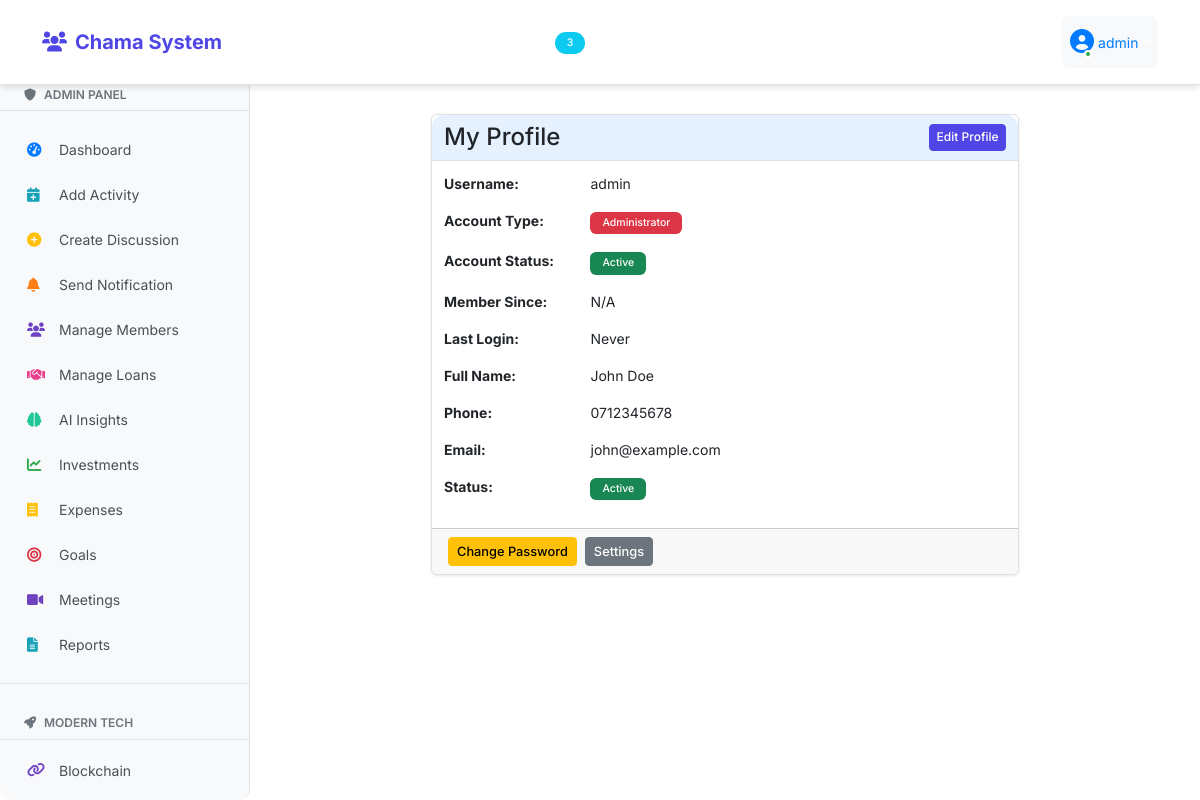
Page /account/profile (signed in) on the committed database.
### fixed_app.py (models this page shows, shortened)
class User(db.Model, UserMixin):
    id = db.Column(db.Integer, primary_key=True)
    username = db.Column(db.String(80), unique=True, nullable=False)
    password = db.Column(db.String(200), nullable=False)
    is_admin = db.Column(db.Boolean, default=False)
    last_seen = db.Column(db.DateTime, default=datetime.utcnow)
    is_online = db.Column(db.Boolean, default=False)
    members = db.relationship('Member', backref='user', lazy=True)

class Member(db.Model):
    id = db.Column(db.Integer, primary_key=True)
    name = db.Column(db.String(100), nullable=False)
    phone = db.Column(db.String(20), nullable=False, unique=True)
    email = db.Column(db.String(100))
    join_date = db.Column(db.DateTime, default=datetime.utcnow)
    status = db.Column(db.String(20), default='Active')
    user_id = db.Column(db.Integer, db.ForeignKey('user.id'))

### fixed_app.py (the view)
@app.route('/account/profile')
@login_required
def account_profile():
    member = Member.query.filter_by(user_id=current_user.id).first()
    return render_template('account/profile.html', user=current_user, member=member)

### fixed_app.py (called while the page is built)
@login_manager.user_loader
def load_user(user_id):
    return db.session.get(User, int(user_id))

@app.context_processor
def inject_counts():
    if current_user.is_authenticated:
        unread_count = Notification.query.filter_by(user_id=current_user.id, is_read=False).count()
        discussion_count = Discussion.query.count()
        return dict(unread_notifications_count=unread_count, discussion_count=discussion_count)
    return dict(unread_notifications_count=0, discussion_count=0)

### templates/account/profile.html (shortened to what this page needs)
{% extends "base.html" %}
{% block content %}
<div class="container mt-4">
    <div class="row">
        <div class="col-md-8 mx-auto">
            <div class="card">
                <div class="card-header d-flex justify-content-between align-items-center">
                    <h4 class="mb-0">My Profile</h4>
                    <a href="{{ url_for('account_settings') }}" class="btn btn-primary btn-sm">Edit Profile</a>
                </div>
                <div class="card-body">
                    <div class="row mb-3">
                        <div class="col-sm-3"><strong>Username:</strong></div>
                        <div class="col-sm-9">{{ user.username }}</div>
                    </div>
                    <div class="row mb-3">
                        <div class="col-sm-3"><strong>Account Type:</strong></div>
                        <div class="col-sm-9">
                            {% if user.is_admin %}
                                <span class="badge bg-danger">Administrator</span>
                            {% else %}
                                <span class="badge bg-primary">Member</span>
                            {% endif %}
                        </div>
                    </div>
                    <div class="row mb-3">
                        <div class="col-sm-3"><strong>Account Status:</strong></div>
                        <div class="col-sm-9">
                            {% if user.is_active %}
                                <span class="badge bg-success">Active</span>
                            {% else %}
                                <span class="badge bg-secondary">Inactive</span>
                            {% endif %}
                        </div>
                    </div>
                    <div class="row mb-3">
                        <div class="col-sm-3"><strong>Member Since:</strong></div>
                        <div class="col-sm-9">{{ user.created_at.strftime('%B %d, %Y') if user.created_at else 'N/A' }}</div>
                    </div>
                    <div class="row mb-3">
                        <div class="col-sm-3"><strong>Last Login:</strong></div>
                        <div class="col-sm-9">{{ user.last_login.strftime('%B %d, %Y at %I:%M %p') if user.last_login else 'Never' }}</div>
                    </div>
                    {% if member %}
                    <div class="row mb-3">
                        <div class="col-sm-3"><strong>Full Name:</strong></div>
                        <div class="col-sm-9">{{ member.name }}</div>
                    </div>
                    <div class="row mb-3">
                        <div class="col-sm-3"><strong>Phone:</strong></div>
                        <div class="col-sm-9">{{ member.phone }}</div>
                    </div>
                    <div class="row mb-3">
                        <div class="col-sm-3"><strong>Email:</strong></div>
                        <div class="col-sm-9">{{ member.email or 'Not provided' }}</div>
                    </div>
                    <div class="row mb-3">
                        <div class="col-sm-3"><strong>Status:</strong></div>
                        <div class="col-sm-9">
                            <span class="badge bg-success">{{ member.status }}</span>
                        </div>
                    </div>
                    {% endif %}
                </div>
                <div class="card-footer">
                    <div class="d-flex gap-2">
                        <a href="{{ url_for('change_password') }}" class="btn btn-warning">Change Password</a>
                        <a href="{{ url_for('account_settings') }}" class="btn btn-secondary">Settings</a>
                    </div>
                </div>
            </div>
        </div>
    </div>
</div>
{% endblock %}

### templates/navbar.html (shortened to what this page needs)
<nav class="navbar navbar-expand-lg navbar-dark bg-primary">
    <div class="container">
        <a class="navbar-brand" href="{{ url_for('index') }}">
            <i class="fas fa-users me-2"></i>Chama System
        </a>
        <div class="collapse navbar-collapse" id="navbarNav">
            {% if current_user.is_authenticated %}
            <ul class="navbar-nav me-auto">
                <li class="nav-item">
                    <a class="nav-link {% if request.path == url_for('index') %}active{% endif %}" href="{{ url_for('index') }}">
                        <i class="fas fa-home me-1"></i>Home
                    </a>
                </li>
                <li class="nav-item">
                    <a class="nav-link {% if request.path == url_for('contributions') %}active{% endif %}" href="{{ url_for('contributions') }}">
                        <i class="fas fa-money-bill-wave me-1"></i>Contributions
                    </a>
                </li>
                <li class="nav-item">
                    <a class="nav-link {% if request.path == url_for('discussions') %}active{% endif %}" href="{{ url_for('discussions') }}">
                        <i class="fas fa-comments me-1"></i>Discussions
                        {% if discussion_count > 0 %}
                            <span class="badge bg-info rounded-pill ms-1">{{ discussion_count }}</span>
                        {% endif %}
                    </a>
                </li>
                <li class="nav-item dropdown">
                    <a class="nav-link dropdown-toggle" href="#" id="menuDropdown" role="button" data-bs-toggle="dropdown">
                        <i class="fas fa-bars me-1"></i>Menu
                    </a>
                </li>
                {% if current_user.is_admin %}
                <li class="nav-item dropdown">
                    <a class="nav-link dropdown-toggle" href="#" id="adminDropdown" role="button" data-bs-toggle="dropdown">
                        <i class="fas fa-shield-alt me-1"></i>Admin
                    </a>
                </li>
                {% endif %}
            </ul>
            <ul class="navbar-nav">
                <li class="nav-item dropdown">
                    <a class="nav-link dropdown-toggle user-dropdown" href="#" id="navbarDropdown" role="button"
                       data-bs-toggle="dropdown" aria-expanded="false">
                        <div class="user-avatar">
                            <i class="fas fa-user-circle"></i>
                            <span class="online-dot"></span>
                        </div>
                        <span class="ms-1" style="color: #007bff;">{{ current_user.username }}</span>
                    </a>
                </li>
            </ul>
            {% endif %}
        </div>
    </div>
</nav>

### static/modern-ui.css (style rules this page uses)
:root { --primary: #4f46e5; --secondary: #6b7280; --success: #10b981; --warning: #f59e0b; --danger: #ef4444; --info: #3b82f6; --light: #f8fafc; --dark: #1f2937; --border-radius: 12px; --shadow: 0 4px 6px -1px rgba(0, 0, 0, 0.1); --shadow-lg: 0 10px 15px -3px rgba(0, 0, 0, 0.1); }
body { font-family: 'Inter', -apple-system, BlinkMacSystemFont, sans-serif; background: white; min-height: 100vh; }
.card { border: none; border-radius: var(--border-radius); box-shadow: var(--shadow); transition: all 0.3s ease; }
.card-header { background: white; border-bottom: 1px solid #e5e7eb; border-radius: var(--border-radius) var(--border-radius) 0 0 !important; padding: 1.25rem; }
.card-body { padding: 1.5rem; }
.btn { border-radius: 8px; font-weight: 500; padding: 0.5rem 1rem; transition: all 0.2s ease; }
.btn-primary { background: var(--primary); border-color: var(--primary); }
.navbar { background: white !important; box-shadow: var(--shadow); padding: 1rem 0; }
.navbar-brand { font-weight: 700; color: var(--primary) !important; }
.badge { border-radius: 6px; font-weight: 500; padding: 0.375rem 0.75rem; }

### templates/base.html (style rules this page uses)
body { background-color: white; font-size: 14px; }
.navbar { position: fixed; top: 0; left: 0; right: 0; z-index: 1030; margin-bottom: 0; background-color: white !important; border-bottom: 1px solid #dee2e6; }
.card-header.bg-primary, .bg-primary { background-color: white !important; color: #333 !important; border-bottom: 1px solid #dee2e6; }
.user-dropdown { background-color: #f8f9fa !important; border-radius: 8px; padding: 0.5rem 1rem; }
body { padding-top: 70px; }
.btn { padding: 0.25rem 0.5rem; font-size: 0.8rem; min-height: auto; border-radius: 0.25rem; }
.btn-sm { padding: 0.2rem 0.4rem; font-size: 0.75rem; }
.card { border-radius: 0.375rem !important; border: 1px solid #dee2e6; margin-bottom: 0.75rem; box-shadow: 0 1px 3px rgba(0,0,0,0.1); max-width: 400px; }
.container-fluid .card, .main-content .card:not(.auth-card) { max-width: 100%; }
.card-body { padding: 0.75rem; }
.card-header { padding: 0.5rem 0.75rem; background-color: #f8f9fa; border-bottom: 1px solid #dee2e6; font-weight: 600; font-size: 0.9rem; }
.card-header:nth-child(1) { background-color: rgba(0,123,255,0.1); }

### templates/navbar.html (style rules this page uses)
.user-dropdown { display: flex; align-items: center; }
.user-avatar { position: relative; display: inline-block; color: #007bff; font-size: 1.5rem; }
.online-dot { position: absolute; bottom: 2px; right: 2px; width: 8px; height: 8px; background-color: #28a745; border: 2px solid white; border-radius: 50%; animation: pulse-dot 2s infinite; }

### rows in the picture
User: username "admin"
Member: name "John Doe", phone "0712345678", email "john@example.com", status "Active"

### other values in the picture
{{ discussion_count }} "3"
{{ user.created_at.strftime('%B %d, %Y') if user.created_at else 'N/A' }} "N/A"
